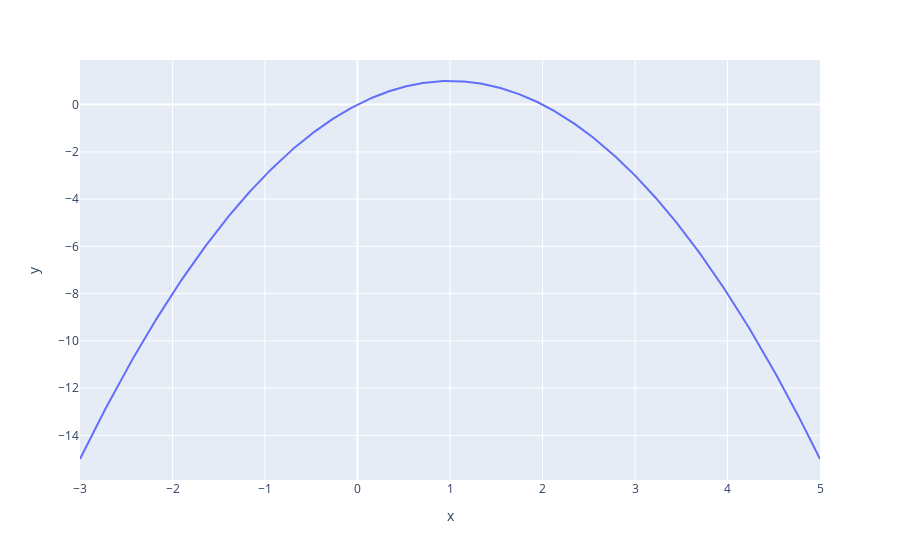

Notebook cell for this chart:
### Code cell
graficar(f,x,(-3,5))

### Figure 1 — Plotly figure (JSON) as saved in the notebook; plotly's stock layout.template omitted (floating-point values rounded to 4 significant figures; data arrays with more than 128 entries replaced by an {"elided": "..."} marker saying what was removed)
{"data": [{"hovertemplate": "x=%{x}<br>y=%{y}<extra></extra>", "legendgroup": "", "line": {"color": "#636efa", "dash": "solid"}, "marker": {"symbol": "circle"}, "mode": "lines", "name": "", "orientation": "v", "showlegend": false, "type": "scatter", "x": {"elided": "500 float values"}, "xaxis": "x", "y": {"elided": "500 float values"}, "yaxis": "y"}], "layout": {"legend": {"tracegroupgap": 0}, "margin": {"t": 60}, "xaxis": {"anchor": "y", "domain": [0, 1], "title": {"text": "x"}}, "yaxis": {"anchor": "x", "domain": [0, 1], "title": {"text": "y"}}}}
